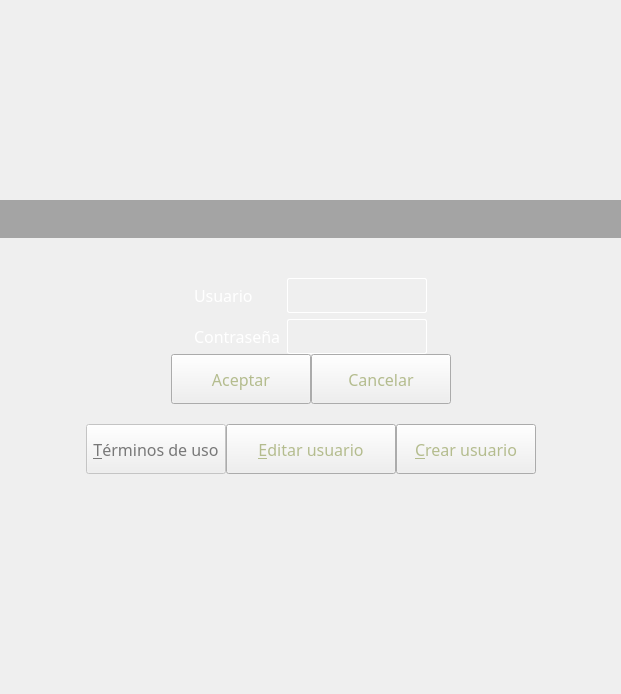
<?xml version="1.0" encoding="UTF-8"?>
<ui version="4.0">
 <class>FormConnectedToServer</class>
 <widget class="QWidget" name="FormConnectedToServer">
  <property name="enabled">
   <bool>true</bool>
  </property>
  <property name="geometry">
   <rect>
    <x>0</x>
    <y>0</y>
    <width>621</width>
    <height>694</height>
   </rect>
  </property>
  <property name="windowTitle">
   <string>Form</string>
  </property>
  <property name="styleSheet">
   <string notr="true">/*title*/
#_w_title{	
	background-color: rgba(0, 0, 0, 80);
}
QWidget:disabled{
	color: rgb(120, 120,120);
}
QPushButton:disabled{
	border-image: url(:/stylesheet/button_disabled.png);
}
/*PushButton*/
QPushButton{
	color: rgb(180, 188, 142);
	border-image: url(:/stylesheet/button.png);
}
QPushButton:hover, QPushButton:focus{	
	color: rgb(255, 255, 255);	
	border-image: url(:/stylesheet/button_hover.png);
}
QPushButton:pressed{
	padding-top: 2px;
	border-image: url(:/stylesheet/button_pressed.png);
}
/*LineEdit*/
QLineEdit{	
	padding: 0px 8px;
	color: rgb(255, 255, 255);
	border: 1px solid white;
	border-radius: 2px;
	background-color: rgba(255, 255, 255, 5);
	selection-background-color: rgba(180, 190, 140, 40);
}
QLabel{
	color: rgb(255, 255, 255);
}</string>
  </property>
  <layout class="QVBoxLayout" name="verticalLayout_4">
   <property name="spacing">
    <number>0</number>
   </property>
   <property name="leftMargin">
    <number>0</number>
   </property>
   <property name="topMargin">
    <number>0</number>
   </property>
   <property name="rightMargin">
    <number>0</number>
   </property>
   <property name="bottomMargin">
    <number>0</number>
   </property>
   <item>
    <spacer name="verticalSpacer_4">
     <property name="orientation">
      <enum>Qt::Vertical</enum>
     </property>
     <property name="sizeType">
      <enum>QSizePolicy::Expanding</enum>
     </property>
     <property name="sizeHint" stdset="0">
      <size>
       <width>20</width>
       <height>20</height>
      </size>
     </property>
    </spacer>
   </item>
   <item>
    <widget class="QWidget" name="_w_title" native="true">
     <layout class="QHBoxLayout" name="horizontalLayout_3">
      <item>
       <spacer name="horizontalSpacer_4">
        <property name="orientation">
         <enum>Qt::Horizontal</enum>
        </property>
        <property name="sizeHint" stdset="0">
         <size>
          <width>40</width>
          <height>20</height>
         </size>
        </property>
       </spacer>
      </item>
      <item>
       <widget class="QLabel" name="label">
        <property name="text">
         <string/>
        </property>
        <property name="pixmap">
         <pixmap resource="../resources/resources.qrc">:/stylesheet/play.png</pixmap>
        </property>
       </widget>
      </item>
      <item>
       <spacer name="horizontalSpacer_3">
        <property name="orientation">
         <enum>Qt::Horizontal</enum>
        </property>
        <property name="sizeHint" stdset="0">
         <size>
          <width>40</width>
          <height>20</height>
         </size>
        </property>
       </spacer>
      </item>
     </layout>
    </widget>
   </item>
   <item>
    <spacer name="verticalSpacer_2">
     <property name="orientation">
      <enum>Qt::Vertical</enum>
     </property>
     <property name="sizeType">
      <enum>QSizePolicy::Minimum</enum>
     </property>
     <property name="sizeHint" stdset="0">
      <size>
       <width>20</width>
       <height>20</height>
      </size>
     </property>
    </spacer>
   </item>
   <item>
    <layout class="QHBoxLayout" name="horizontalLayout_4">
     <property name="spacing">
      <number>0</number>
     </property>
     <item>
      <spacer name="horizontalSpacer_5">
       <property name="orientation">
        <enum>Qt::Horizontal</enum>
       </property>
       <property name="sizeHint" stdset="0">
        <size>
         <width>40</width>
         <height>20</height>
        </size>
       </property>
      </spacer>
     </item>
     <item>
      <widget class="QLabel" name="label_5">
       <property name="text">
        <string/>
       </property>
       <property name="pixmap">
        <pixmap resource="../resources/resources.qrc">:/menu/menu_top.png</pixmap>
       </property>
      </widget>
     </item>
     <item>
      <spacer name="horizontalSpacer_6">
       <property name="orientation">
        <enum>Qt::Horizontal</enum>
       </property>
       <property name="sizeHint" stdset="0">
        <size>
         <width>40</width>
         <height>20</height>
        </size>
       </property>
      </spacer>
     </item>
    </layout>
   </item>
   <item>
    <layout class="QHBoxLayout" name="horizontalLayout">
     <property name="spacing">
      <number>6</number>
     </property>
     <item>
      <spacer name="horizontalSpacer_11">
       <property name="orientation">
        <enum>Qt::Horizontal</enum>
       </property>
       <property name="sizeHint" stdset="0">
        <size>
         <width>40</width>
         <height>20</height>
        </size>
       </property>
      </spacer>
     </item>
     <item>
      <layout class="QVBoxLayout" name="verticalLayout">
       <item>
        <widget class="QLabel" name="label_3">
         <property name="minimumSize">
          <size>
           <width>0</width>
           <height>35</height>
          </size>
         </property>
         <property name="font">
          <font>
           <family>Revue BT</family>
           <pointsize>12</pointsize>
           <weight>50</weight>
           <bold>false</bold>
          </font>
         </property>
         <property name="text">
          <string>Usuario</string>
         </property>
        </widget>
       </item>
       <item>
        <widget class="QLabel" name="label_4">
         <property name="minimumSize">
          <size>
           <width>0</width>
           <height>35</height>
          </size>
         </property>
         <property name="font">
          <font>
           <family>Revue BT</family>
           <pointsize>12</pointsize>
          </font>
         </property>
         <property name="text">
          <string>Contraseña</string>
         </property>
        </widget>
       </item>
      </layout>
     </item>
     <item>
      <layout class="QVBoxLayout" name="verticalLayout_2">
       <item>
        <widget class="QLineEdit" name="_le_user">
         <property name="minimumSize">
          <size>
           <width>140</width>
           <height>35</height>
          </size>
         </property>
         <property name="maximumSize">
          <size>
           <width>140</width>
           <height>35</height>
          </size>
         </property>
         <property name="font">
          <font>
           <family>Revue BT</family>
           <pointsize>10</pointsize>
          </font>
         </property>
         <property name="text">
          <string/>
         </property>
         <property name="maxLength">
          <number>10</number>
         </property>
        </widget>
       </item>
       <item>
        <widget class="QLineEdit" name="_le_password">
         <property name="minimumSize">
          <size>
           <width>140</width>
           <height>35</height>
          </size>
         </property>
         <property name="maximumSize">
          <size>
           <width>140</width>
           <height>35</height>
          </size>
         </property>
         <property name="font">
          <font>
           <family>Revue BT</family>
           <pointsize>10</pointsize>
          </font>
         </property>
         <property name="text">
          <string/>
         </property>
         <property name="maxLength">
          <number>10</number>
         </property>
         <property name="echoMode">
          <enum>QLineEdit::Password</enum>
         </property>
        </widget>
       </item>
      </layout>
     </item>
     <item>
      <spacer name="horizontalSpacer_12">
       <property name="orientation">
        <enum>Qt::Horizontal</enum>
       </property>
       <property name="sizeHint" stdset="0">
        <size>
         <width>40</width>
         <height>20</height>
        </size>
       </property>
      </spacer>
     </item>
    </layout>
   </item>
   <item>
    <layout class="QHBoxLayout" name="horizontalLayout_7">
     <item>
      <spacer name="horizontalSpacer">
       <property name="orientation">
        <enum>Qt::Horizontal</enum>
       </property>
       <property name="sizeHint" stdset="0">
        <size>
         <width>40</width>
         <height>20</height>
        </size>
       </property>
      </spacer>
     </item>
     <item>
      <widget class="QPushButton" name="_pb_accept">
       <property name="minimumSize">
        <size>
         <width>140</width>
         <height>50</height>
        </size>
       </property>
       <property name="font">
        <font>
         <family>Revue BT</family>
         <pointsize>12</pointsize>
         <weight>50</weight>
         <bold>false</bold>
        </font>
       </property>
       <property name="text">
        <string>Aceptar</string>
       </property>
       <property name="shortcut">
        <string>Return</string>
       </property>
      </widget>
     </item>
     <item>
      <widget class="QPushButton" name="_pb_cancel">
       <property name="minimumSize">
        <size>
         <width>140</width>
         <height>50</height>
        </size>
       </property>
       <property name="font">
        <font>
         <family>Revue BT</family>
         <pointsize>12</pointsize>
         <weight>50</weight>
         <bold>false</bold>
        </font>
       </property>
       <property name="text">
        <string>Cancelar</string>
       </property>
       <property name="shortcut">
        <string>Esc</string>
       </property>
      </widget>
     </item>
     <item>
      <spacer name="horizontalSpacer_2">
       <property name="orientation">
        <enum>Qt::Horizontal</enum>
       </property>
       <property name="sizeHint" stdset="0">
        <size>
         <width>40</width>
         <height>20</height>
        </size>
       </property>
      </spacer>
     </item>
    </layout>
   </item>
   <item>
    <layout class="QHBoxLayout" name="horizontalLayout_9">
     <property name="spacing">
      <number>0</number>
     </property>
     <item>
      <spacer name="horizontalSpacer_17">
       <property name="orientation">
        <enum>Qt::Horizontal</enum>
       </property>
       <property name="sizeHint" stdset="0">
        <size>
         <width>40</width>
         <height>20</height>
        </size>
       </property>
      </spacer>
     </item>
     <item>
      <widget class="QLabel" name="label_8">
       <property name="text">
        <string/>
       </property>
       <property name="pixmap">
        <pixmap resource="../resources/resources.qrc">:/menu/menu_middle.png</pixmap>
       </property>
      </widget>
     </item>
     <item>
      <spacer name="horizontalSpacer_18">
       <property name="orientation">
        <enum>Qt::Horizontal</enum>
       </property>
       <property name="sizeHint" stdset="0">
        <size>
         <width>40</width>
         <height>20</height>
        </size>
       </property>
      </spacer>
     </item>
    </layout>
   </item>
   <item>
    <layout class="QHBoxLayout" name="horizontalLayout_15">
     <item>
      <spacer name="horizontalSpacer_21">
       <property name="orientation">
        <enum>Qt::Horizontal</enum>
       </property>
       <property name="sizeHint" stdset="0">
        <size>
         <width>40</width>
         <height>20</height>
        </size>
       </property>
      </spacer>
     </item>
     <item>
      <widget class="QPushButton" name="_pb_terms_of_use">
       <property name="enabled">
        <bool>false</bool>
       </property>
       <property name="minimumSize">
        <size>
         <width>140</width>
         <height>50</height>
        </size>
       </property>
       <property name="font">
        <font>
         <family>Revue BT</family>
         <pointsize>12</pointsize>
        </font>
       </property>
       <property name="text">
        <string>&amp;Términos de uso</string>
       </property>
       <property name="shortcut">
        <string>Alt+T</string>
       </property>
      </widget>
     </item>
     <item>
      <widget class="QPushButton" name="_pb_edit_user">
       <property name="minimumSize">
        <size>
         <width>170</width>
         <height>50</height>
        </size>
       </property>
       <property name="font">
        <font>
         <family>Revue BT</family>
         <pointsize>12</pointsize>
         <weight>50</weight>
         <bold>false</bold>
        </font>
       </property>
       <property name="text">
        <string>&amp;Editar usuario</string>
       </property>
       <property name="shortcut">
        <string>Alt+E</string>
       </property>
      </widget>
     </item>
     <item>
      <widget class="QPushButton" name="_pb_create_user">
       <property name="minimumSize">
        <size>
         <width>140</width>
         <height>50</height>
        </size>
       </property>
       <property name="maximumSize">
        <size>
         <width>170</width>
         <height>16777215</height>
        </size>
       </property>
       <property name="font">
        <font>
         <family>Revue BT</family>
         <pointsize>12</pointsize>
        </font>
       </property>
       <property name="text">
        <string>&amp;Crear usuario</string>
       </property>
       <property name="shortcut">
        <string>Alt+C</string>
       </property>
      </widget>
     </item>
     <item>
      <spacer name="horizontalSpacer_30">
       <property name="orientation">
        <enum>Qt::Horizontal</enum>
       </property>
       <property name="sizeHint" stdset="0">
        <size>
         <width>40</width>
         <height>20</height>
        </size>
       </property>
      </spacer>
     </item>
    </layout>
   </item>
   <item>
    <layout class="QHBoxLayout" name="horizontalLayout_5">
     <item>
      <spacer name="horizontalSpacer_7">
       <property name="orientation">
        <enum>Qt::Horizontal</enum>
       </property>
       <property name="sizeHint" stdset="0">
        <size>
         <width>40</width>
         <height>20</height>
        </size>
       </property>
      </spacer>
     </item>
     <item>
      <widget class="QLabel" name="label_6">
       <property name="text">
        <string/>
       </property>
       <property name="pixmap">
        <pixmap resource="../resources/resources.qrc">:/menu/menu_bottom.png</pixmap>
       </property>
      </widget>
     </item>
     <item>
      <spacer name="horizontalSpacer_8">
       <property name="orientation">
        <enum>Qt::Horizontal</enum>
       </property>
       <property name="sizeHint" stdset="0">
        <size>
         <width>40</width>
         <height>20</height>
        </size>
       </property>
      </spacer>
     </item>
    </layout>
   </item>
   <item>
    <spacer name="verticalSpacer">
     <property name="orientation">
      <enum>Qt::Vertical</enum>
     </property>
     <property name="sizeHint" stdset="0">
      <size>
       <width>20</width>
       <height>40</height>
      </size>
     </property>
    </spacer>
   </item>
  </layout>
 </widget>
 <resources>
  <include location="../resources/resources.qrc"/>
 </resources>
 <connections/>
</ui>
